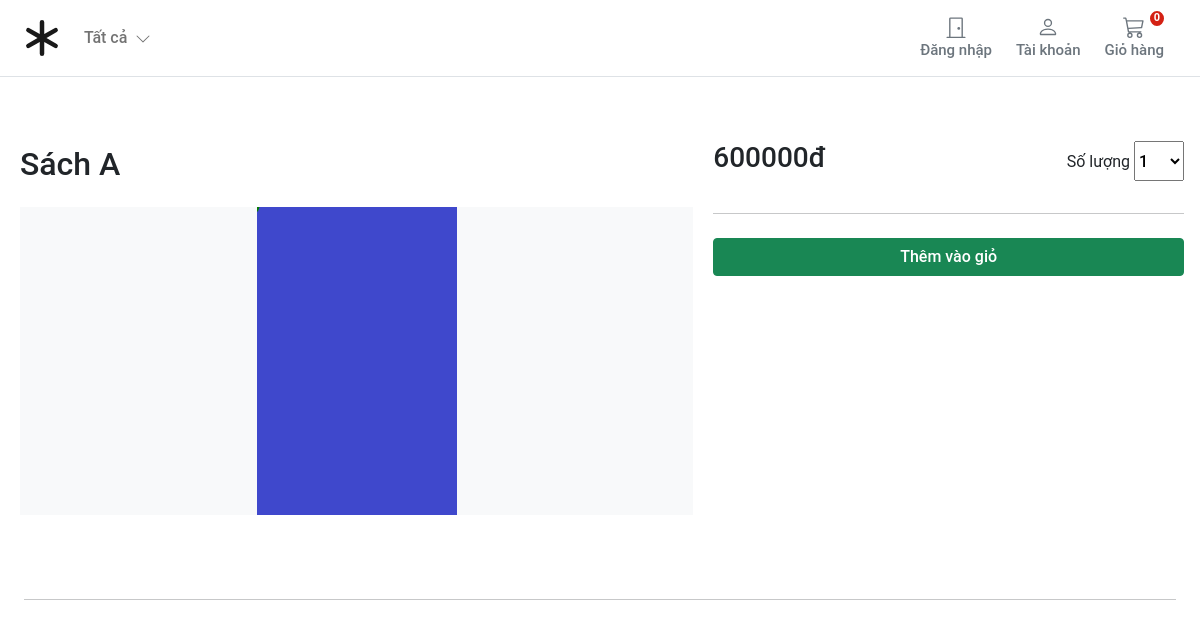
The page /book-a on the database its author committed.
### store/models.py (models this page shows, shortened)
class Product(models.Model):
    category = models.ForeignKey(Category, related_name='product', on_delete=models.CASCADE)
    created_by = models.ForeignKey(settings.AUTH_USER_MODEL, on_delete=models.CASCADE, related_name='product_creator')
    title = models.CharField(max_length=255)
    author = models.CharField(max_length=255, default='admin')
    description = models.TextField(blank=True)
    image = models.ImageField(upload_to='images/', default='images/default.png')
    slug = models.SlugField(max_length=255)
    price = models.DecimalField(max_digits=9, decimal_places=0)
    in_stock = models.BooleanField(default=True)
    is_active = models.BooleanField(default=True)
    created = models.DateTimeField(auto_now_add=True)
    updated = models.DateTimeField(auto_now=True)
    objects = models.Manager()
    products = ProductManager()
    class Meta:
        verbose_name_plural = 'Products'
        ordering = ('-created',)

### store/views.py (the view)
# urls.py: path('<slug:slug>', views.product_detail, name='product_detail'),
def product_detail(request, slug):
    product = get_object_or_404(Product, slug=slug, in_stock=True)
    return render(request, 'store/single.html', {'product': product})

### basket/basket.py (called while the page is built)
    def __len__(self):
        return sum(item['qty'] for item in self.basket.values())

### basket/context_processors.py (called while the page is built)
def basket(request):
    return {'basket': Basket(request)}

### store/context_processors.py (called while the page is built)
def categories(request):
    return {
        'categories': Category.objects.all()
    }

### store/models.py (called while the page is built)
    def get_absolute_url(self):
        return reverse('store:category_list', args=[self.slug])

### templates/store/single.html (shortened to what this page needs)
{% extends "../base.html" %}
{% load static %}
{% block stylesheet %}{% static 'store/css/store.css' %}{% endblock %}
{% block content %}
<div class="container">
  <div class="row g-3">
    <div class="col-md-5 ps-3 col-lg-5 order-md-last p-0 order-1">
      <div class="d-grid gap-2">
        <div class="d-flex d-flex-inline justify-content-between">
          <div><span class="h3">{{ product.price }}đ</span>
          </div>
          <div>
            <label for="select">Số lượng</label>
            <select id="select" class="h6 store-select-dropdown">
              <option value="1">1</option>
            </select>
          </div>
        </div>
        <hr>
        <button type="button" id="add-button" value="{{product.id}}" class="btn btn-success fw500">Thêm vào giỏ</button>
      </div>
    </div>
    <div class="col-md-7 col-lg-7 p-0">
      <div class="card mb-3 border-0">
        <div class="row g-0">
          <div class="col-md-12">
            <div class="card-body p-1">
              <h1 class="mb-0 h2 pe-4 pb-4">{{ product.title }}</h1>
              <div class="bg-light"><img class="img-fluid mx-auto d-block" width="200px" alt="Responsive image"
                  src="{{ product.image.url }}"> </div>
            </div>
          </div>
        </div>
      </div>
    </div>
  </div>
</div>
{% endblock %}

### static/core/css/base.css (style rules this page uses)
@media (min-width: 1000px) { .container { max-width: 1000px; } }
@media (max-width: 1200px) { .container { max-width: 100%; padding:0 24px; } }
html, body, p, div { letter-spacing: -0.02px; font-family: 'Roboto', sans-serif; }
.fw500 { font-weight: 500; }

### static/store/css/store.css (style rules this page uses)
.store-select-dropdown { width:50px; height:40px; }

### rows shown on the page
Product: price "600000", title "Sách A", image (placeholder picture)
